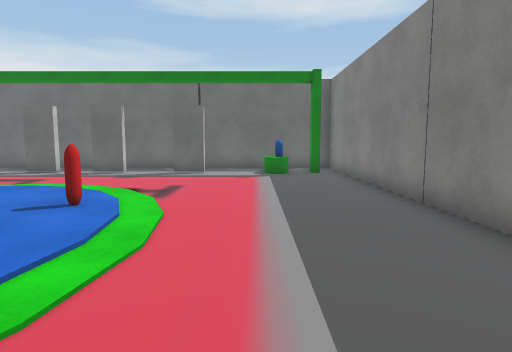
view 1 (above)

12 first-person views from a walk through a scene from a Unity 3-D project. The camera is 1.2 m above the floor, tilts 6° down and sees 75° across. The floor is counted in squares, 1 m on a side. Each view is taken from the middle of a square. On the plan, view 1 faces up. The plan holds only what a view shows up to about 14 squares ahead; the rest is blank. The place goes on beyond the plan. Some animated figures are not drawn. Some surface patterns are stand-ins.

view 2
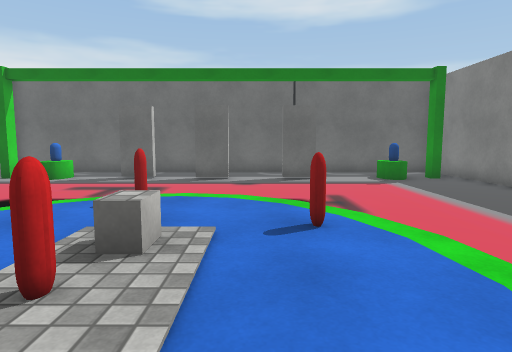

view 3
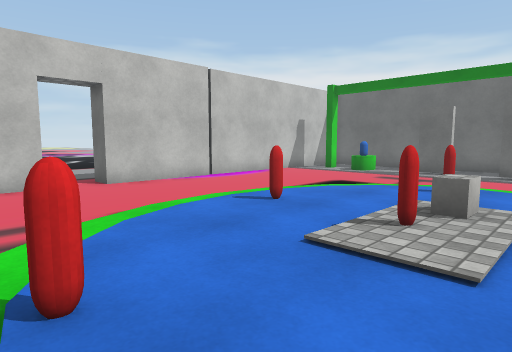

view 4
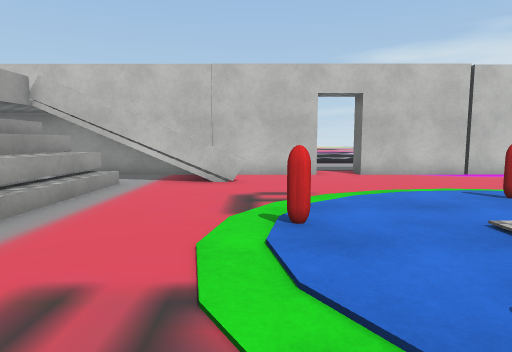

view 5
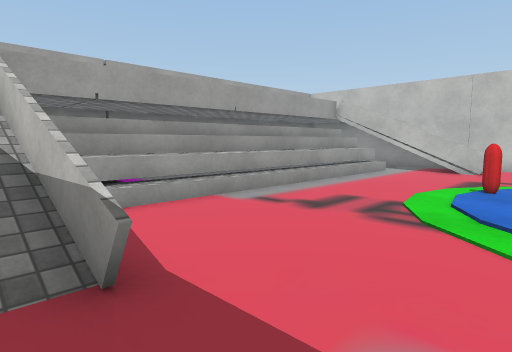

view 6
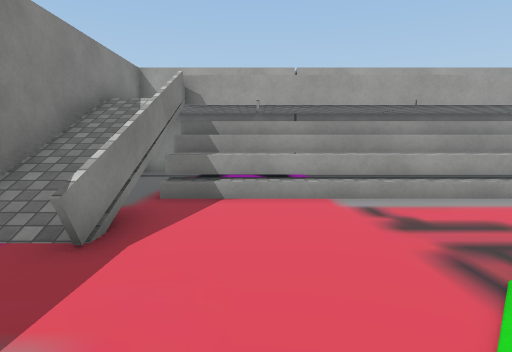

view 7
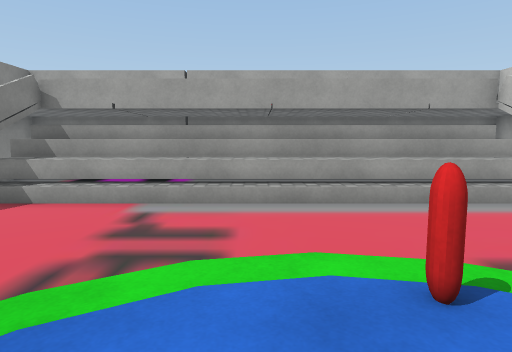

view 8
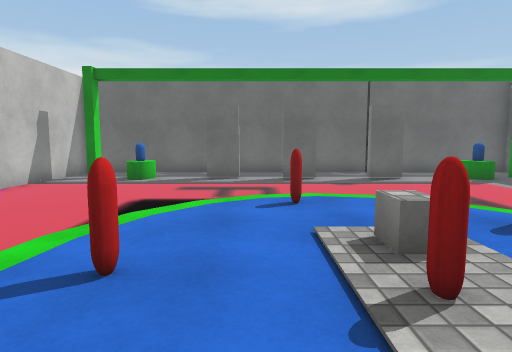

view 9
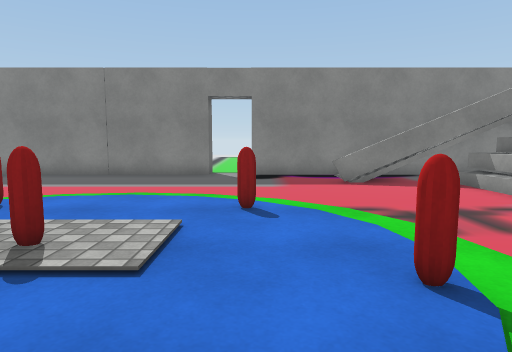

view 10
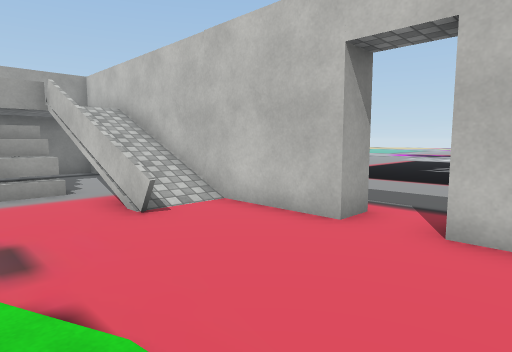

view 11
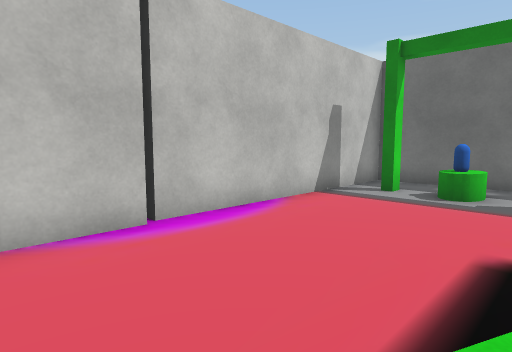

view 12
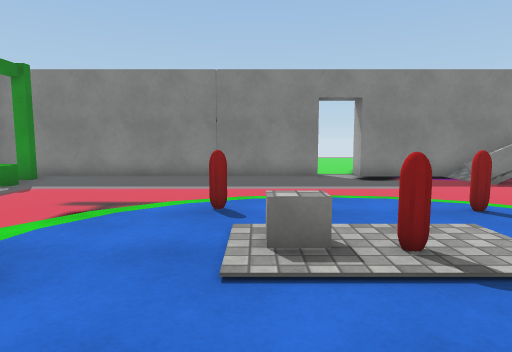

### Floor plan
Key: @ floor where view 1 was taken; # wall or solid block; x gap in a wall; . main floor; : floor 0.25 m higher than the main floor; / step, stairs or slope; = window, fence, low wall or low ledge; ^ raised ledge; O other object.
Columns run from 23 left of view 1 to 5 right of it. Each row starts with its distance up from view 1.
 15          ##################
 14          #................#
 13          #..O..#.##.##.OOx#
 12          #..O...........O.#
 11          #................#
 10          #................#
  9          #................#
  8          #................#
  7          #.......=........#
  6          #..........=.....##
  5          #.......:/.......#
  4          #.....=.:/.......#
  3      ...##.......=:.......##
  2      ........................
  1   ......##..........=.....##.
  0 .......  #.......#.....@..#
 -1 .....    #.=............=.#
 -2 ...      #/=............=/#
 -3          #/=............=/#
 -4          #/=............=/#
 -5          #/=////////////=/#
 -6          #/=////////////=/#
 -7          #/=////////////=/#
 -8          ^                #
 -9          ^                #
-10          ^                #
-11          #^^^^^^^^^^^^^^^^#

Where each view was taken, in squares from view 1:
view 1: 0 up, 0 right, facing up
view 2: 1 up, 4 left, facing up
view 3: 1 down, 4 left, facing up-left
view 4: 1 down, 2 left, facing left
view 5: 1 up, 2 right, facing down-left
view 6: 2 up, 1 left, facing down
view 7: 2 up, 5 left, facing down
view 8: 1 up, 7 left, facing up
view 9: 1 up, 9 left, facing right
view 10: 4 up, 9 left, facing down-left
view 11: 4 up, 9 left, facing up-left
view 12: 5 up, 9 left, facing right
